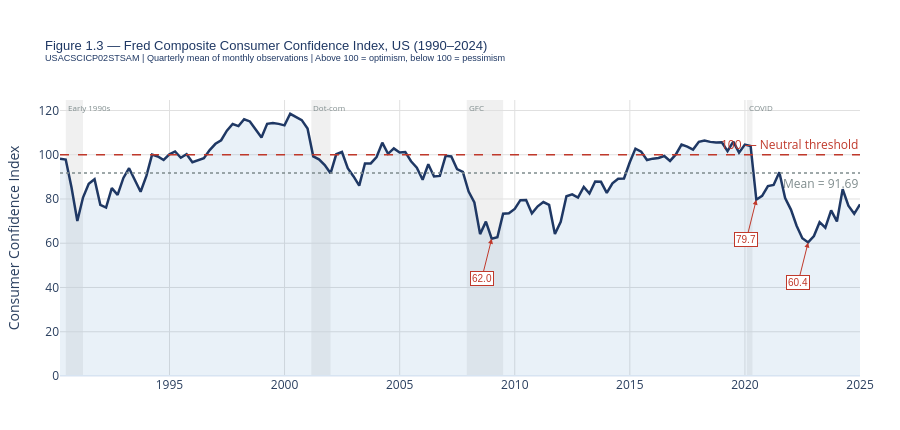

Notebook code cell kept with this figure:
### Markdown cell above
### Data Quality Flag — Consumer Confidence (`us_consumer_confidence`)

**Finding:** The `us_consumer_confidence` variable shows a standard deviation of **1.25** 
across 140 quarters (1990–2024), with values ranging only from 94.78 to 102.19.

**Problem:** The University of Michigan Consumer Sentiment Index — the standard US 
consumer confidence measure — ranges approximately 50 to 110 over this period, with a 
standard deviation well above 10. A std of 1.25 is statistically inconsistent with any 
published consumer confidence series for the US.

**Likely cause:** The series appears to have been indexed or rebased to 100 using a 
specific base period during data collection, compressing the full time series into a 
narrow band around 100 and eliminating virtually all its informational content.

**Should we exclude it from the feature set?**

Two justifications:
1. **Data quality** — the series does not match the published statistical properties of 
   any standard US consumer confidence measure. The normalisation error cannot be 
   corrected without access to the original source metadata.
2. **Redundancy** — even if correctly measured, consumer confidence is largely captured 
   by the combination of unemployment, GDP growth, and equity returns already present 
   in the feature set. It does not constitute an independent signal.

**Reference:** This decision is consistent with Chawla et al. (2016), cited in 
Bank & Eder (2021, Section 11.1, p. 36), who conclude that the majority of qualitative 
indicators lag changes in the risk of default and therefore serve at best as benchmarks 
for quantitative predictors already in the model.

### Code cell
fred = Fred(api_key='ca04d9a1acca4616dd8c051986a1e29e')

# Download Fred Composite Consumer Confidence for US
cc_raw = fred.get_series('USACSCICP02STSAM')
cc_raw.index = cc_raw.index.to_period('M').to_timestamp('M')
cc_raw.name  = 'us_consumer_confidence'

print('Downloaded series:')
print(f'  Frequency : Monthly')
print(f'  Range     : {cc_raw.index.min().date()} to {cc_raw.index.max().date()}')
print(f'  Min       : {cc_raw.min():.2f}')
print(f'  Max       : {cc_raw.max():.2f}')
print(f'  Std       : {cc_raw.std():.2f}')
print(f'  NaN count : {cc_raw.isna().sum()}')

# Resample to quarterly (mean of 3 monthly obs per quarter)
cc_quarterly = (cc_raw
                .resample('QE')
                .mean()
                .rename('us_consumer_confidence'))
cc_quarterly.index = (cc_quarterly.index
                      .to_period('Q')
                      .to_timestamp('Q'))

# Trim to analytical window
cc_quarterly = cc_quarterly.loc[WINDOW_START:WINDOW_END]

print('Resampled to quarterly:')
print(f'  Observations : {len(cc_quarterly)}')
print(f'  Range        : {cc_quarterly.index.min().date()} '
      f'to {cc_quarterly.index.max().date()}')
print(f'  Min          : {cc_quarterly.min():.2f}')
print(f'  Max          : {cc_quarterly.max():.2f}')
print(f'  Mean         : {cc_quarterly.mean():.2f}')
print(f'  Std          : {cc_quarterly.std():.2f}')
print(f'  NaN count    : {cc_quarterly.isna().sum()}')

# Replace in df
df['us_consumer_confidence'] = cc_quarterly

print(f'Replaced us_consumer_confidence in df.')
print(f'NaN count after replacement: '
      f'{df["us_consumer_confidence"].isna().sum()}')

# Save as v2 to avoid overwriting original
MACRO_US_V2 = BASE / 'MacroVariables_US_v2.csv'

df.drop(columns=[TARGET]).to_csv(MACRO_US_V2)
print(f'Saved: {MACRO_US_V2}')

# Update MACRO_PATH to point to v2
MACRO_US    = MACRO_US_V2
MACRO_PATH  = MACRO_US_V2

print(f'MACRO_PATH updated to: {MACRO_PATH}')
print(f'All future steps will read from MacroVariables_US_v2.csv')

# Re run the consumer confidence diagnostic on the new quarterly series
# Step 1 style analysis on the new consumer confidence series

# Descriptive stats
cc = df['us_consumer_confidence'].dropna()
print('=== Consumer Confidence Diagnostic (USACSCICP02STSAM) ===')
print(f'  Observations : {len(cc)}')
print(f'  Min          : {cc.min():.2f}')
print(f'  Max          : {cc.max():.2f}')
print(f'  Mean         : {cc.mean():.2f}')
print(f'  Std          : {cc.std():.2f}')
print(f'  Range        : {cc.max() - cc.min():.2f}')
if cc.std() > 5:
    print(f'  STATUS       : Valid range and variability confirmed.')
else:
    print(f'  STATUS       : Still implausibly narrow — check download.')

# Time series plot with recession bands and trough annotations
fig = go.Figure()

fig.add_trace(go.Scatter(
    x=df.index,
    y=df['us_consumer_confidence'],
    mode='lines',
    name='Consumer Confidence',
    line=dict(color=NAVY, width=2.5),
    fill='tozeroy',
    fillcolor='rgba(46,117,182,0.10)',
    hovertemplate='%{x|%Y}<br>Index: %{y:.2f}<extra></extra>',
))

# Reference line at 100 (above = optimism, below = pessimism)
fig.add_hline(
    y=100,
    line_dash='dash', line_color=RED, line_width=1.5,
    annotation_text='100 — Neutral threshold',
    annotation_position='top right',
    annotation_font_color=RED,
)

# Mean line
fig.add_hline(
    y=cc.mean(),
    line_dash='dot', line_color=GREY, line_width=1.5,
    annotation_text=f'Mean = {cc.mean():.2f}',
    annotation_position='bottom right',
    annotation_font_color=GREY,
)

# Recession bands
fig = add_recessions(fig, RECESSIONS)

# Annotate troughs
trough_windows = [('2008', '2009'), ('2020', '2020'), ('2022', '2023')]
for start, end in trough_windows:
    subset = df['us_consumer_confidence'].loc[start:end].dropna()
    if not subset.empty:
        trough_date = subset.idxmin()
        trough_val  = subset.min()
        fig.add_annotation(
            x=trough_date,
            y=trough_val,
            text=f'{trough_val:.1f}',
            showarrow=True,
            arrowhead=2,
            arrowcolor=RED,
            font=dict(color=RED, size=10, family='Arial'),
            bgcolor='white',
            bordercolor=RED,
            borderwidth=1,
            ay=40,
        )

fig.update_layout(
    title=dict(
        text='Figure 1.3 — Fred Composite Consumer Confidence Index, US (1990–2024)<br>'
             '<sup>USACSCICP02STSAM | Quarterly mean of monthly observations | '
             'Above 100 = optimism, below 100 = pessimism</sup>',
        font=dict(size=13, color=NAVY, family='Arial'),
    ),
    xaxis=dict(title='', showgrid=True, gridcolor='#E0E0E0'),
    yaxis=dict(title='Consumer Confidence Index',
               showgrid=True, gridcolor='#E0E0E0'),
    template=TEMPLATE,
    hovermode='x unified',
    height=430,
    margin=dict(t=100, b=40, l=60, r=40),
)
fig.show()

### Figure 1 — Plotly figure (JSON) as saved in the notebook; plotly's stock layout.template omitted (floating-point values rounded to 4 significant figures; data arrays with more than 128 entries replaced by an {"elided": "..."} marker saying what was removed)
{"data": [{"fill": "tozeroy", "fillcolor": "rgba(46,117,182,0.10)", "hovertemplate": "%{x|%Y}<br>Index: %{y:.2f}<extra></extra>", "line": {"color": "#1F3864", "width": 2.5}, "mode": "lines", "name": "Consumer Confidence", "type": "scatter", "x": {"elided": "140 str values"}, "y": {"elided": "140 float values"}}], "layout": {"annotations": [{"font": {"color": "#C0392B"}, "showarrow": false, "text": "100 — Neutral threshold", "x": 1, "xanchor": "right", "xref": "x domain", "y": 100, "yanchor": "bottom", "yref": "y"}, {"font": {"color": "#7F8C8D"}, "showarrow": false, "text": "Mean = 91.69", "x": 1, "xanchor": "right", "xref": "x domain", "y": 91.69, "yanchor": "top", "yref": "y"}, {"font": {"color": "#7F8C8D", "size": 8}, "showarrow": false, "text": "Early 1990s", "x": "1990-07-01", "xanchor": "left", "xref": "x", "y": 1, "yanchor": "top", "yref": "y domain"}, {"font": {"color": "#7F8C8D", "size": 8}, "showarrow": false, "text": "Dot-com", "x": "2001-03-01", "xanchor": "left", "xref": "x", "y": 1, "yanchor": "top", "yref": "y domain"}, {"font": {"color": "#7F8C8D", "size": 8}, "showarrow": false, "text": "GFC", "x": "2007-12-01", "xanchor": "left", "xref": "x", "y": 1, "yanchor": "top", "yref": "y domain"}, {"font": {"color": "#7F8C8D", "size": 8}, "showarrow": false, "text": "COVID", "x": "2020-02-01", "xanchor": "left", "xref": "x", "y": 1, "yanchor": "top", "yref": "y domain"}, {"arrowcolor": "#C0392B", "arrowhead": 2, "ay": 40, "bgcolor": "white", "bordercolor": "#C0392B", "borderwidth": 1, "font": {"color": "#C0392B", "family": "Arial", "size": 10}, "showarrow": true, "text": "62.0", "x": "2008-12-31T00:00:00", "y": 62.05}, {"arrowcolor": "#C0392B", "arrowhead": 2, "ay": 40, "bgcolor": "white", "bordercolor": "#C0392B", "borderwidth": 1, "font": {"color": "#C0392B", "family": "Arial", "size": 10}, "showarrow": true, "text": "79.7", "x": "2020-06-30T00:00:00", "y": 79.69}, {"arrowcolor": "#C0392B", "arrowhead": 2, "ay": 40, "bgcolor": "white", "bordercolor": "#C0392B", "borderwidth": 1, "font": {"color": "#C0392B", "family": "Arial", "size": 10}, "showarrow": true, "text": "60.4", "x": "2022-09-30T00:00:00", "y": 60.36}], "height": 430, "hovermode": "x unified", "margin": {"b": 40, "l": 60, "r": 40, "t": 100}, "shapes": [{"line": {"color": "#C0392B", "dash": "dash", "width": 1.5}, "type": "line", "x0": 0, "x1": 1, "xref": "x domain", "y0": 100, "y1": 100, "yref": "y"}, {"line": {"color": "#7F8C8D", "dash": "dot", "width": 1.5}, "type": "line", "x0": 0, "x1": 1, "xref": "x domain", "y0": 91.69, "y1": 91.69, "yref": "y"}, {"fillcolor": "lightgrey", "layer": "below", "line": {"width": 0}, "opacity": 0.35, "type": "rect", "x0": "1990-07-01", "x1": "1991-03-31", "xref": "x", "y0": 0, "y1": 1, "yref": "y domain"}, {"fillcolor": "lightgrey", "layer": "below", "line": {"width": 0}, "opacity": 0.35, "type": "rect", "x0": "2001-03-01", "x1": "2001-12-31", "xref": "x", "y0": 0, "y1": 1, "yref": "y domain"}, {"fillcolor": "lightgrey", "layer": "below", "line": {"width": 0}, "opacity": 0.35, "type": "rect", "x0": "2007-12-01", "x1": "2009-06-30", "xref": "x", "y0": 0, "y1": 1, "yref": "y domain"}, {"fillcolor": "lightgrey", "layer": "below", "line": {"width": 0}, "opacity": 0.35, "type": "rect", "x0": "2020-02-01", "x1": "2020-04-30", "xref": "x", "y0": 0, "y1": 1, "yref": "y domain"}], "title": {"font": {"color": "#1F3864", "family": "Arial", "size": 13}, "text": "Figure 1.3 — Fred Composite Consumer Confidence Index, US (1990–2024)<br><sup>USACSCICP02STSAM | Quarterly mean of monthly observations | Above 100 = optimism, below 100 = pessimism</sup>"}, "xaxis": {"gridcolor": "#E0E0E0", "showgrid": true, "title": {"text": ""}}, "yaxis": {"gridcolor": "#E0E0E0", "showgrid": true, "title": {"text": "Consumer Confidence Index"}}}}
